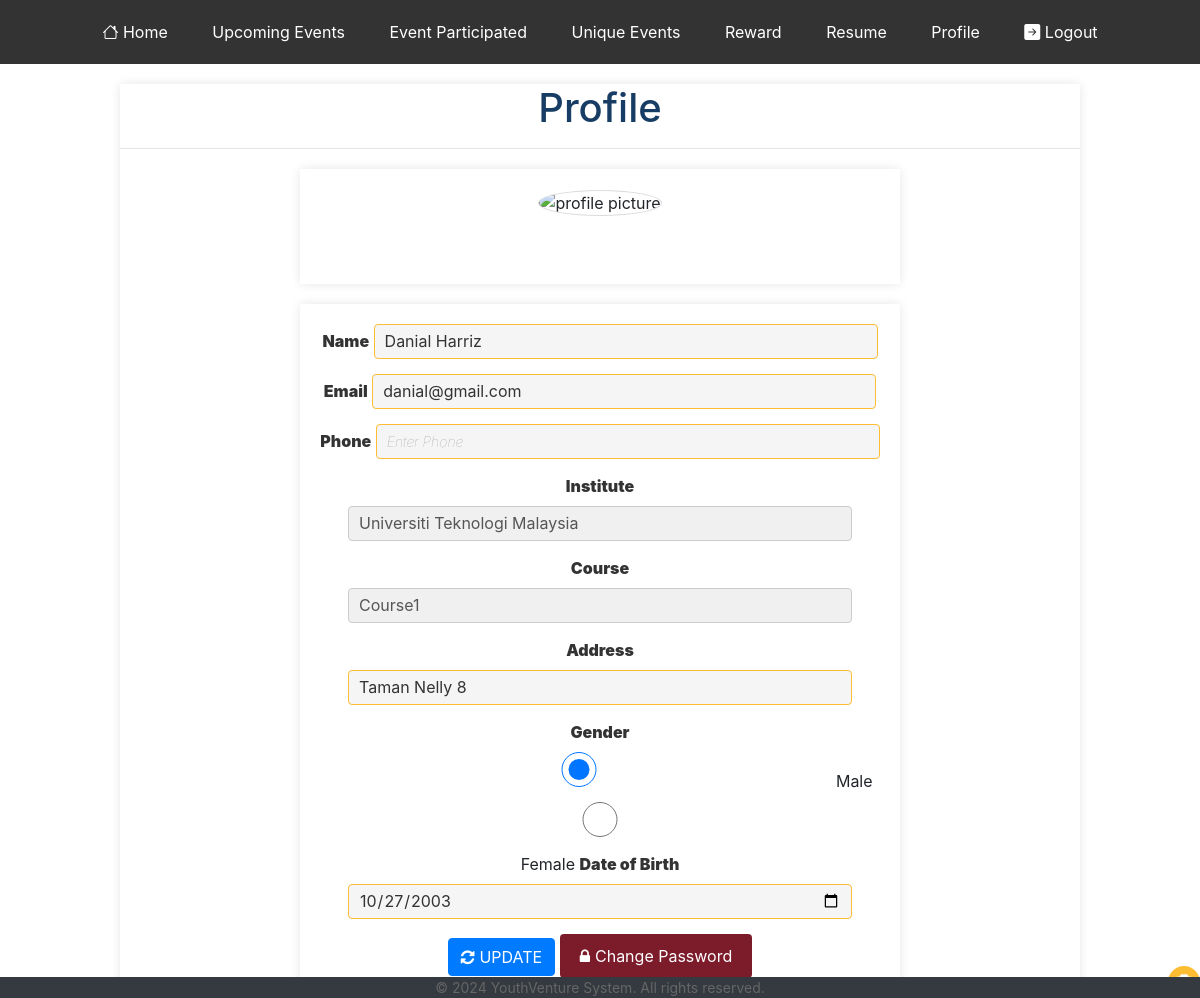
The page /students/profile (signed in) on the database as committed earlier.
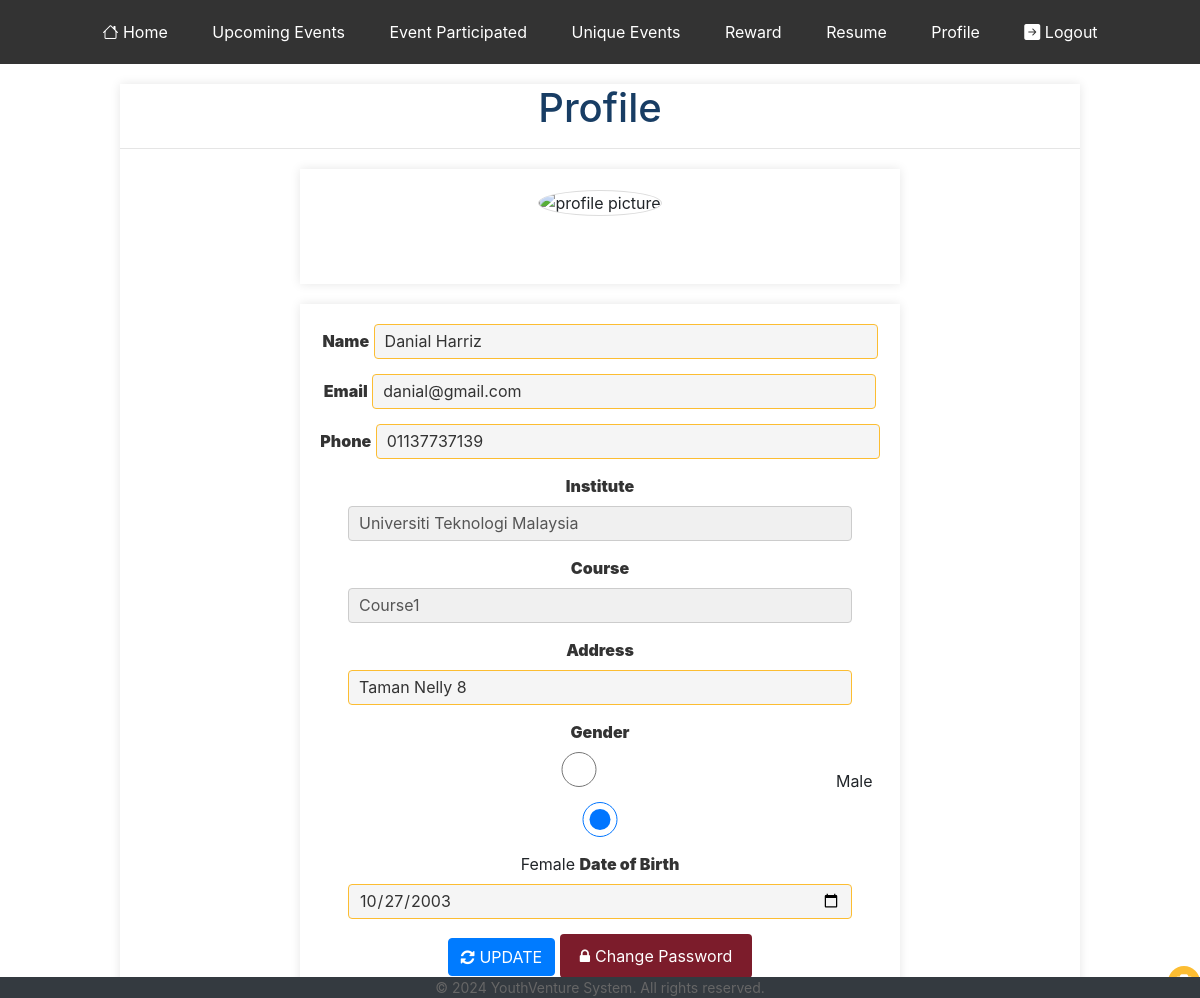
The same page on the database as committed later.
### tables this page shows
CREATE TABLE `student` (
  `StudentID` varchar(6) NOT NULL,
  `UserID` varchar(6) NOT NULL,
  `OrganizationID` varchar(6) DEFAULT NULL,
  `CourseID` varchar(50) NOT NULL,
  `Address` varchar(255) NOT NULL,
  `Gender` varchar(1) NOT NULL,
  `DateOfBirth` date NOT NULL
);

CREATE TABLE `user` (
  `UserID` varchar(6) NOT NULL,
  `Name` varchar(45) NOT NULL,
  `Phone` varchar(45) NOT NULL,
  `Email` varchar(45) NOT NULL,
  `Password` varchar(255) NOT NULL,
  `Role` varchar(45) NOT NULL,
  `profilePic` varchar(255) NOT NULL
);

### app/controllers/Students.php (called while the page is built, shortened)
<?php
class Students extends Controller {
    public function __construct() {
        $this->userModel = $this->model('User');
        $this->studentModel = $this->model('Student');
        $this->organizationModel = $this->model('Organization');
    }
    public function profile(){
        $data = [
            'title' => 'Profile',
            'student' => '',
            'nameError' => '',
            'emailError' => '',
            'phoneError' => '',
            'organization_idError' => '',
            'courseError' => '',
            'addressError' => '',
            'date_of_birthError' => '',
        ];
        $data['student'] = $this->studentModel->getStudentByUserId($_SESSION['user_id']);
        $data['user'] = $this->userModel->getUserById($_SESSION['user_id']);
        $data['organization'] = $this->organizationModel->getOrganizationById($data['student']->OrganizationID);
        $this->view('students/profile', $data);
    }
}
?>

### app/libraries/Core.php (called while the page is built, shortened)
<?php
  class Core {
    protected $currentMethod = 'index';
    public function __construct(){
      $url = $this->getUrl();
      if (isset($url[0])){
      if(file_exists('../app/controllers/' . ucwords($url[0]). '.php')){
        unset($url[0]);
      }
    }
      $this->currentController = new $this->currentController;
      if(isset($url[1])){
        if(method_exists($this->currentController, $url[1])){
          $this->currentMethod = $url[1];
          unset($url[1]);
        }
      }
      $this->params = $url ? array_values($url) : [];
      call_user_func_array([$this->currentController, $this->currentMethod], $this->params);
    }
    public function getUrl(){
      if(isset($_GET['url'])){
        $url = rtrim($_GET['url'], '/');
        $url = filter_var($url, FILTER_SANITIZE_URL);
        $url = explode('/', $url);
        return $url;
      }
    }
  }

### app/require.php (called while the page is built, shortened)
<?php
    require_once 'libraries/Core.php';
    require_once 'libraries/Controller.php';
    require_once 'libraries/Database.php';
    $init = new Core();

### public/index.php (called while the page is built)
<?php
    require_once '../app/require.php';

### app/libraries/Database.php (called while the page is built, shortened)
<?php
    class Database {
        private $dbHost = DB_HOST;
        private $dbUser = DB_USER;
        private $dbPass = DB_PASS;
        private $dbName = DB_NAME;
        private $statement;
        private $dbHandler;
        public function __construct() {
            $conn = 'mysql:host=' . $this->dbHost . ';dbname=' . $this->dbName;
            $options = array(
                PDO::ATTR_PERSISTENT => true,
                PDO::ATTR_ERRMODE => PDO::ERRMODE_EXCEPTION
            );
            try {
                $this->dbHandler = new PDO($conn, $this->dbUser, $this->dbPass, $options);
            } catch (PDOException $e) {
                $this->error = $e->getMessage();
                echo $this->error;
            }
        }
        public function query($sql) {
            $this->statement = $this->dbHandler->prepare($sql);
        }
        public function bind($parameter, $value, $type = null) {
            switch (is_null($type)) {
                default:
                    $type = PDO::PARAM_STR;
            }
            $this->statement->bindValue($parameter, $value, $type);
        }
        public function execute() {
            return $this->statement->execute();
        }
        public function resultSet() {
            $this->execute();
            return $this->statement->fetchAll(PDO::FETCH_OBJ);
        }
        public function single() {
            $this->execute();
            return $this->statement->fetch(PDO::FETCH_OBJ);
        }
        public function rowCount() {
            return $this->statement->rowCount();
        }
    }

### app/models/User.php (called while the page is built, shortened)
<?php
class User {
    private $db;
    public function __construct() {
        $this->db = new Database;
    }
    public function getUserById($userId) {
        $this->db->query('SELECT * FROM user WHERE UserID = :userId');
        $this->db->bind(':userId', $userId);
        $row = $this->db->single();
        if ($row) {
            return $row;
        } else {
            return false;
        }
    }
}

### app/models/Organization.php (called while the page is built, shortened)
<?php
class Organization {
    private $db;
    public function __construct() {
        $this->db = new Database;
    }
    public function getOrganizationById($organizationId) {
        $this->db->query('SELECT * FROM organization WHERE OrganizationID = :organizationId');
        $this->db->bind(':organizationId', $organizationId);
        $row = $this->db->single();
        if ($row) {
            return $row;
        } else {
            return false;
        }
    }
}
?>

### app/models/Student.php (called while the page is built, shortened)
<?php
class Student {
    private $db;
    public function __construct() {
        $this->db = new Database;
    }
    public function getStudentByUserId($userId){
        $this->db->query('SELECT * FROM student WHERE UserID = :userId');
        $this->db->bind(':userId', $userId);
        $results = $this->db->resultSet();
        if ($this->db->rowCount() > 0) {
            return $results[0];
        } else {
            echo "<script>alert('Something went wrong. Please try again.');</script>";
            return false;
        }
    }
}
?>

### app/views/students/profile.php (the view, shortened to what the changed rows need)
<?php require APPROOT . '/views/students/nav.php' ?>
<html>
<head>
    <link rel="stylesheet" href="<?php echo URLROOT; ?>/css/style.css">
    <link rel="stylesheet" href="<?php echo URLROOT; ?>/css/bootstrap.min.css">
    <link rel="stylesheet" href="https://cdnjs.cloudflare.com/ajax/libs/font-awesome/4.7.0/css/font-awesome.min.css">
</head>
<body>
    <div class="container14">
        <h1>Profile</h1>
        <hr>
        <form action="<?php echo URLROOT; ?>/students/profile" method="post" enctype="multipart/form-data" id="form">
            <div class="upload">
                <?php if ($data['user']->profilePic != null) : ?>
                    <img src="<?php echo URLROOT . "/public/" . $data['user']->profilePic; ?>" alt="profile picture">
                <?php else : ?>
                    <img src="https://i.pinimg.com/originals/a8/57/00/a85700f3c614f6313750b9d8196c08f5.png"
                        alt="profile picture">
                <?php endif; ?>
                <div class="round">
                </div>
            </div>
            <br>
            <br>
        </form>
        <form action="<?php echo URLROOT; ?>/students/profile" method="post">
            <label for="name"><b>Name</b></label>
            <input type="text" placeholder="Enter Name" name="name" value="<?php echo $data['user']->Name; ?>">
            <label for="email"><b>Email</b></label>
            <input type="text" placeholder="Enter Email" name="email" value="<?php echo $data['user']->Email; ?>">
            <label for="phone"><b>Phone</b></label>
            <input type="text" placeholder="Enter Phone" name="phone" value="<?php echo $data['user']->Phone; ?>">
            <label for="course"><b>Institute</b></label>
            <input type="text" placeholder="Enter Institute" name="institute"
                value="<?php echo $data['organization']->OrganizationName; ?>" disabled>
            <label for="course"><b>Course</b></label>
            <input type="text" placeholder="Enter Course" name="course" value="<?php echo $data['student']->CourseID; ?>"
                disabled>
            <label for="address"><b>Address</b></label>
            <input type="text" placeholder="Enter Address" name="address" value="<?php echo $data['student']->Address; ?>">
            <label for="gender"><b>Gender</b></label>
            <input type="radio" name="gender" value="M"
                <?php echo ($data['student']->Gender == 'M') ? 'checked' : ''; ?>> Male
            <input type="radio" name="gender" value="F"
                <?php echo ($data['student']->Gender == 'F') ? 'checked' : ''; ?>> Female
            <label for="date_of_birth"><b>Date of Birth</b></label>
            <input type="date" name="date_of_birth" value="<?php echo $data['student']->DateOfBirth; ?>">
            <button type="submit" class="btn btn-primary btn-update"><i class="fa fa-refresh fa-icon"></i>Update</button>
            <a href="<?php echo URLROOT; ?>/students/changepassword" class="btn-change-password"><i
                    class="fa fa-lock fa-icon"></i>Change Password</a>
        </form>
    </div>
</body>
</html>
<?php require APPROOT . '/views/includes/footer.php'; ?>

Rows that differ between the two databases and show on the page:
changed user "Danial Harriz": phone (not shown) → "01137737139"
changed student "Course1": Gender "☑" → "☐"; Gender "☐" → "☑"
